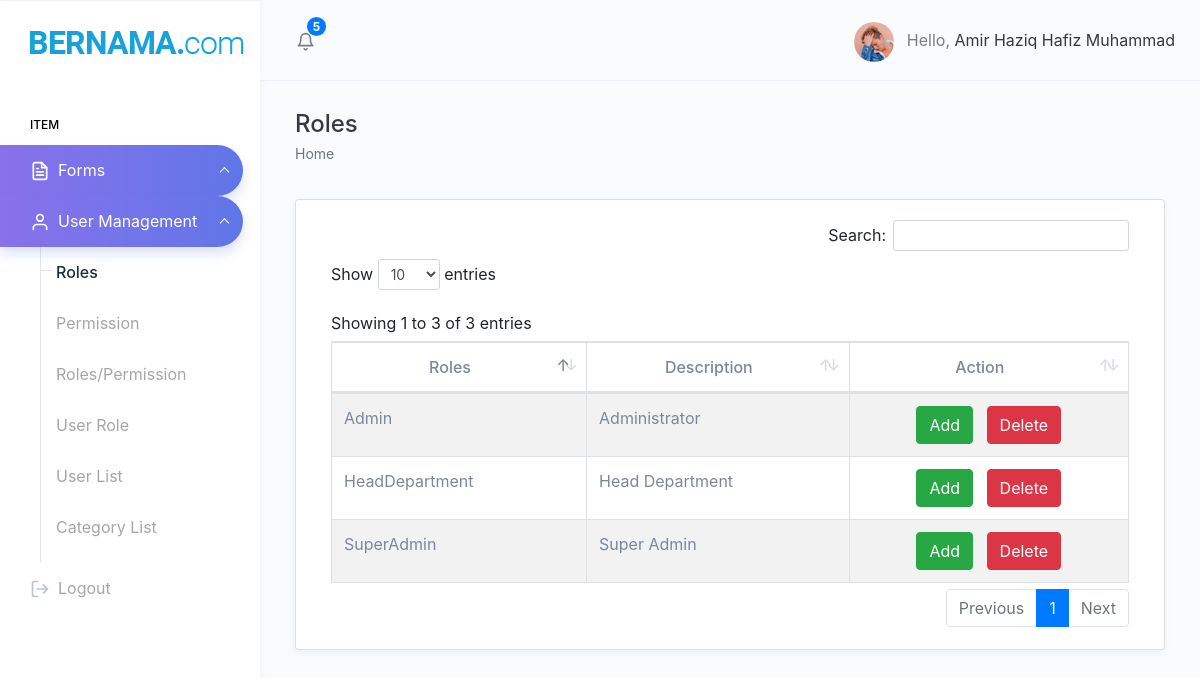
/roles.php (signed in), run on the app's committed database.
### tables this page shows
CREATE TABLE `roles` (
  `id` int(11) NOT NULL,
  `name` varchar(255) DEFAULT NULL,
  `description` varchar(255) DEFAULT NULL
);

### roles.php (the view, shortened to what this page needs)
<!DOCTYPE html>
<html dir="ltr" lang="en">
    <?php
        $connection = new mysqli("localhost", "root", "", "aduan");
        $query = "SELECT *
        FROM roles
        ORDER BY name DESC";
        $result = mysqli_query($connection, $query);
    ?>
    <head>
        <link href="assets/extra-libs/datatables.net-bs4/css/dataTables.bootstrap4.css" rel="stylesheet">
        <link href="dist/css/style.min.css" rel="stylesheet">
        <link rel="stylesheet" href="https://cdn.jsdelivr.net/npm/bootstrap@4.0.0/dist/css/bootstrap.min.css"
>
    </head>
    <body>
        <?php
        include_once('header.php');
        ?>
        <div class="page-wrapper">
            <div class="page-breadcrumb">
                <div class="row">
                    <div class="col-7 align-self-center">
                        <h4 class="page-title text-truncate text-dark font-weight-medium mb-1">Roles</h4>
                        <div class="d-flex align-items-center">
                            <nav aria-label="breadcrumb">
                                <ol class="breadcrumb m-0 p-0">
                                    <li class="breadcrumb-item"><a href="display_data.php" class="text-muted">Home</a></li>
                                </ol>
                            </nav>
                        </div>
                    </div>
                </div>
            </div>
            <div class="container-fluid">
                <div class="row">
                    <div class="col-12">
                        <div class="card">
                            <div class="card-body">
                                <div class="table-responsive">
                                    <table id="example" class="table table-striped table-bordered" cellspacing="0"
                                        width="100%">
                                        <thead>
                                            <tr style="text-align:center">
                                                <th>Roles</th>
                                                <th>Description</th>
                                                <th>Action</th>
                                            </tr>
                                        </thead>
                                        <tbody>
                                        <?php
                                            while ($row = mysqli_fetch_assoc($result)) {
                                                $query1 = "SELECT * FROM roles";
                                                $result1 = mysqli_query($connection, $query1);
                                                echo "<tr>";
                                                echo "<td>" . $row['name'] . "</td>";
                                                echo "<td>" . $row['description'] . "</td>";
                                                echo "<td><center>
                                                    <a class='btn btn-success' onclick='modDisp(" . '"role"' . ");' style='color:white'>Add</a>&nbsp;&nbsp;
                                                    <a class='btn btn-danger' href='roles.php?del=" . $row['id'] . "'>Delete</a>";
                                                echo "</tr>";
                                            }
                                            ?>
                                        </tbody>
                                    </table>
                                </div>
                            </div>
                        </div>
                    </div>
                </div>
            </div>
        </div>
        </div>
    </body>
</html>

### data on the page
roles: name "SuperAdmin", description "Super Admin"
roles: name "HeadDepartment", description "Head Department"
roles: name "Admin", description "Administrator"

### other printed values
$_SESSION['sessionname'] "Amir Haziq Hafiz Muhammad"
